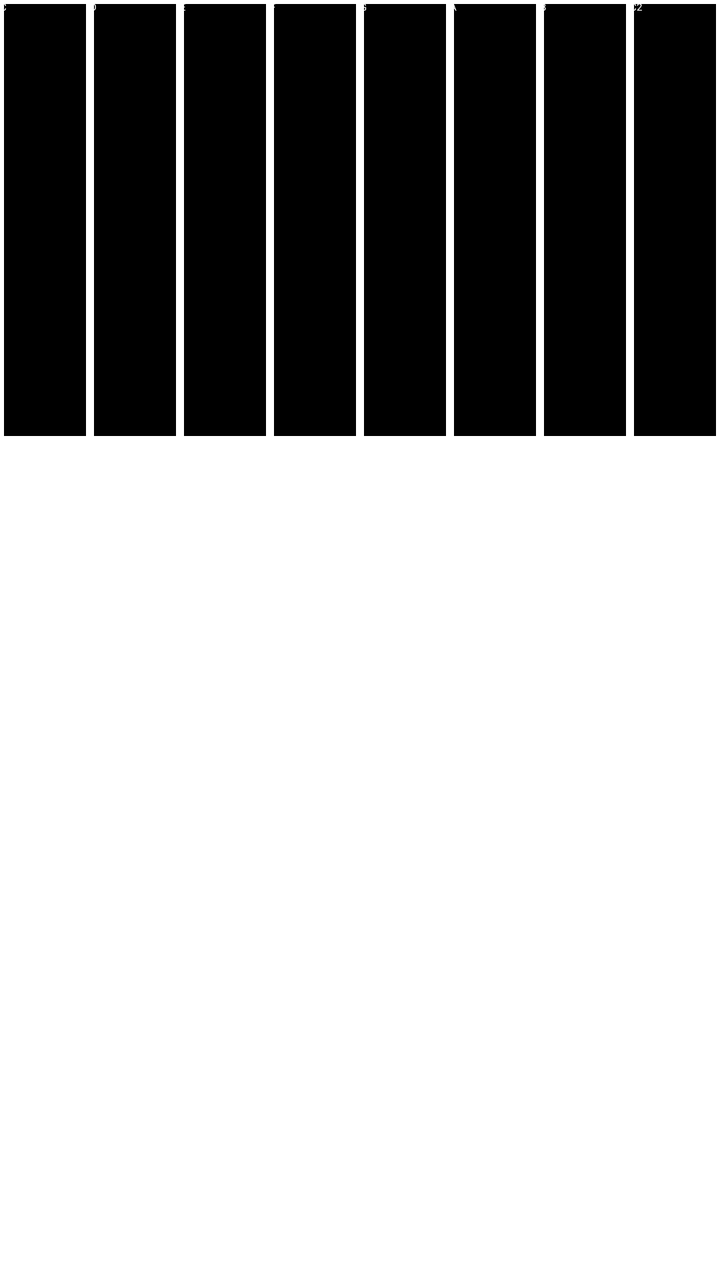
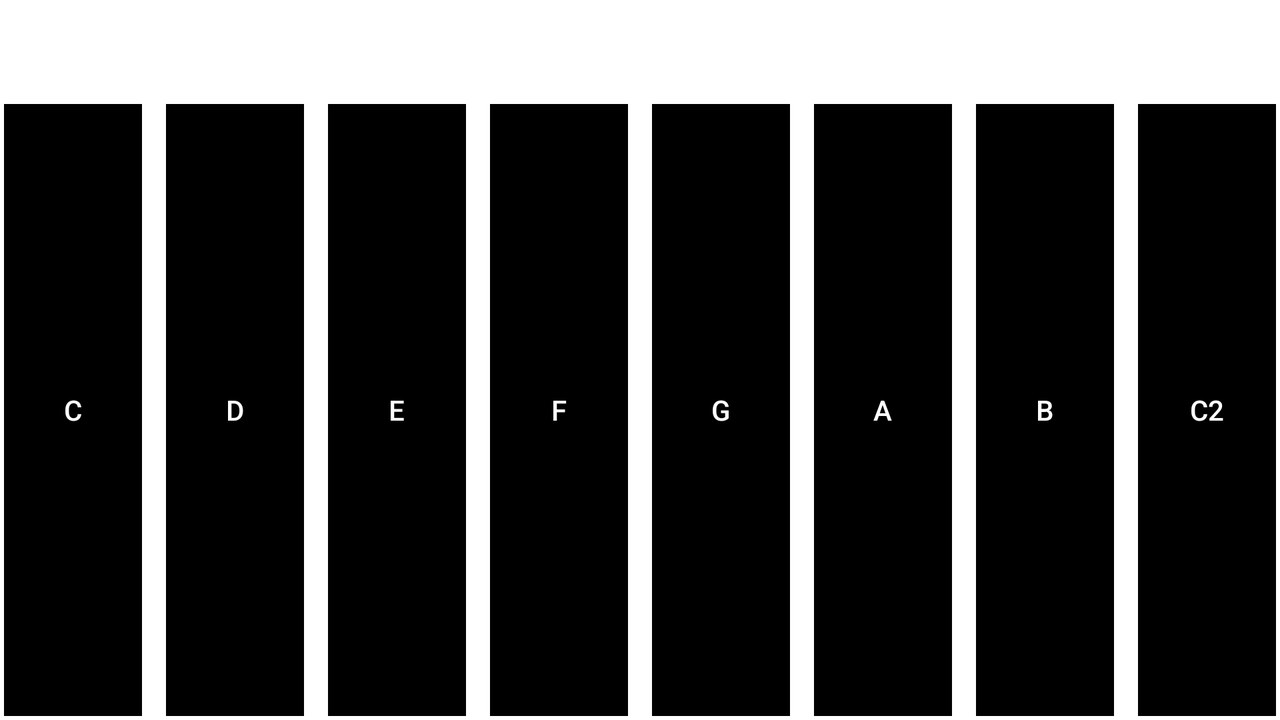

Compare how this app lays out the same screen by default and in its alternative resource folder. The renders come first, then the two layout files and the values they reference.
<!-- AndroidManifest.xml: application theme Theme.ToneMate -->
<!-- res/layout/activity_xylophone.xml -->
<LinearLayout xmlns:android="http://schemas.android.com/apk/res/android"
    xmlns:app="http://schemas.android.com/apk/res-auto"
    xmlns:tools="http://schemas.android.com/tools"
    android:id="@+id/xylophone_layout"
    android:layout_width="match_parent"
    android:layout_height="match_parent"
    android:orientation="vertical"
    android:padding="0dp"
    tools:context=".MainActivity0">

    
    <LinearLayout
        android:id="@+id/xylophone_buttons_layout"
        android:layout_width="match_parent"
        android:layout_height="wrap_content"
        android:orientation="horizontal">

        
        <Button
            android:id="@+id/buttonC"
            android:layout_width="0dp"
            android:layout_height="220dp"
            android:layout_weight="1"
            android:background="@drawable/xylophone_plate"
            android:soundEffectsEnabled="false"
            android:text="C"
            android:textColor="@color/white" />

        <Button
            android:id="@+id/buttonD"
            android:layout_width="0dp"
            android:layout_height="220dp"
            android:layout_weight="1"
            android:background="@drawable/xylophone_plate"
            android:soundEffectsEnabled="false"
            android:text="D"
            android:textColor="@color/white" />

        <Button
            android:id="@+id/buttonE"
            android:layout_width="0dp"
            android:layout_height="220dp"
            android:layout_weight="1"
            android:background="@drawable/xylophone_plate"
            android:soundEffectsEnabled="false"
            android:text="E"
            android:textColor="@color/white" />

        <Button
            android:id="@+id/buttonF"
            android:layout_width="0dp"
            android:layout_height="220dp"
            android:layout_weight="1"
            android:background="@drawable/xylophone_plate"
            android:soundEffectsEnabled="false"
            android:text="F"
            android:textColor="@color/white" />

        <Button
            android:id="@+id/buttonG"
            android:layout_width="0dp"
            android:layout_height="220dp"
            android:layout_weight="1"
            android:background="@drawable/xylophone_plate"
            android:soundEffectsEnabled="false"
            android:text="G"
            android:textColor="@color/white" />

        <Button
            android:id="@+id/buttonA"
            android:layout_width="0dp"
            android:layout_height="220dp"
            android:layout_weight="1"
            android:background="@drawable/xylophone_plate"
            android:soundEffectsEnabled="false"
            android:text="A"
            android:textColor="@color/white" />

        <Button
            android:id="@+id/buttonB"
            android:layout_width="0dp"
            android:layout_height="220dp"
            android:layout_weight="1"
            android:background="@drawable/xylophone_plate"
            android:soundEffectsEnabled="false"
            android:text="B"
            android:textColor="@color/white" />

        <Button
            android:id="@+id/buttonC2"
            android:layout_width="0dp"
            android:layout_height="220dp"
            android:layout_weight="1"
            android:background="@drawable/xylophone_plate"
            android:soundEffectsEnabled="false"
            android:text="C2"
            android:textColor="@color/white" />
    </LinearLayout>


    <androidx.constraintlayout.widget.ConstraintLayout
        android:layout_width="match_parent"
        android:layout_height="match_parent">

        <ImageButton
            android:id="@+id/rotateScreenButton"
            android:layout_width="50dp"
            android:layout_height="50dp"
            android:background="@android:color/transparent"
            android:onClick="rotateScreen"
            android:src="@drawable/baseline_screen_rotation_24"
            app:layout_constraintBottom_toBottomOf="parent"
            app:layout_constraintEnd_toEndOf="parent" />

    </androidx.constraintlayout.widget.ConstraintLayout>

</LinearLayout>
<!-- resources referenced by this layout -->
<resources>
  <color name="white">#FFFFFF</color>
  <!-- drawable xylophone_plate (drawable) -->
  <shape xmlns:android="http://schemas.android.com/apk/res/android"
      android:shape="rectangle">
      <solid android:color="#000000" />
      <stroke
          android:width="2dp"
          android:color="#FFFFFF" />
  </shape>
  <style name="Theme.ToneMate" parent="Base.Theme.FirstApp" />
  <style name="Base.Theme.FirstApp" parent="Theme.AppCompat.DayNight.NoActionBar"> // zmeneno z: Theme.Material3.DayNight.NoActionBar
          
          
      </style>
</resources>
<!-- res/layout-land/activity_xylophone.xml (the repository's variant of the layout above) -->
<!-- drawn on the phone turned sideways -->
<?xml version="1.0" encoding="utf-8"?>
<LinearLayout xmlns:android="http://schemas.android.com/apk/res/android"
    xmlns:app="http://schemas.android.com/apk/res-auto"
    xmlns:tools="http://schemas.android.com/tools"
    android:id="@+id/xylophone_layout"
    android:layout_width="match_parent"
    android:layout_height="match_parent"
    android:padding="0dp"
    android:orientation="vertical"
    tools:context=".MainActivity0">

    <androidx.constraintlayout.widget.ConstraintLayout
        android:layout_width="match_parent"
        android:layout_height="wrap_content">

        <ImageButton
            android:id="@+id/switch1"
            android:layout_width="50dp"
            android:layout_height="50dp"
            android:background="@android:color/transparent"
            android:onClick="rotateScreen"
            android:src="@drawable/baseline_screen_rotation_24"
            android:text="Rotate screan"
            app:layout_constraintEnd_toEndOf="parent"
            app:layout_constraintTop_toTopOf="parent"
            android:contentDescription="Rotate UI"/>
    </androidx.constraintlayout.widget.ConstraintLayout>

    <LinearLayout
        android:layout_width="match_parent"
        android:layout_height="match_parent"
        android:orientation="horizontal">

        <Button
            android:id="@+id/buttonC"
            style="@style/Widget.AppCompat.Button.Borderless.Colored"
            android:layout_width="0dp"
            android:layout_height="match_parent"
            android:layout_marginEnd="8dp"
            android:layout_weight="1"
            android:background="@drawable/xylophone_plate"
            android:soundEffectsEnabled="false"
            android:text="C"
            android:textColor="@color/white" />

        <Button
            android:id="@+id/buttonD"
            style="@style/Widget.AppCompat.Button.Borderless.Colored"
            android:layout_width="0dp"
            android:layout_height="match_parent"
            android:layout_marginEnd="8dp"
            android:layout_weight="1"
            android:background="@drawable/xylophone_plate"
            android:soundEffectsEnabled="false"
            android:text="D"
            android:textColor="@color/white" />

        <Button
            android:id="@+id/buttonE"
            style="@style/Widget.AppCompat.Button.Borderless.Colored"
            android:layout_width="0dp"
            android:layout_height="match_parent"
            android:layout_marginEnd="8dp"
            android:layout_weight="1"
            android:background="@drawable/xylophone_plate"
            android:soundEffectsEnabled="false"
            android:text="E"
            android:textColor="@color/white" />

        <Button
            android:id="@+id/buttonF"
            style="@style/Widget.AppCompat.Button.Borderless.Colored"
            android:layout_width="0dp"
            android:layout_height="match_parent"
            android:layout_marginEnd="8dp"
            android:layout_weight="1"
            android:background="@drawable/xylophone_plate"
            android:soundEffectsEnabled="false"
            android:text="F"
            android:textColor="@color/white" />

        <Button
            android:id="@+id/buttonG"
            style="@style/Widget.AppCompat.Button.Borderless.Colored"
            android:layout_width="0dp"
            android:layout_height="match_parent"
            android:layout_marginEnd="8dp"
            android:layout_weight="1"
            android:background="@drawable/xylophone_plate"
            android:soundEffectsEnabled="false"
            android:text="G"
            android:textColor="@color/white" />

        <Button
            android:id="@+id/buttonA"
            style="@style/Widget.AppCompat.Button.Borderless.Colored"
            android:layout_width="0dp"
            android:layout_height="match_parent"
            android:layout_marginEnd="8dp"
            android:layout_weight="1"
            android:background="@drawable/xylophone_plate"
            android:soundEffectsEnabled="false"
            android:text="A"
            android:textColor="@color/white" />

        <Button
            android:id="@+id/buttonB"
            style="@style/Widget.AppCompat.Button.Borderless.Colored"
            android:layout_width="0dp"
            android:layout_height="match_parent"
            android:layout_marginEnd="8dp"
            android:layout_weight="1"
            android:background="@drawable/xylophone_plate"
            android:soundEffectsEnabled="false"
            android:text="B"
            android:textColor="@color/white" />

        <Button
            android:id="@+id/buttonC2"
            style="@style/Widget.AppCompat.Button.Borderless.Colored"
            android:layout_width="0dp"
            android:layout_height="match_parent"
            android:layout_margin="0dp"
            android:layout_weight="1"
            android:background="@drawable/xylophone_plate"
            android:soundEffectsEnabled="false"
            android:text="C2"
            android:textColor="@color/white" />
</LinearLayout>

</LinearLayout>
